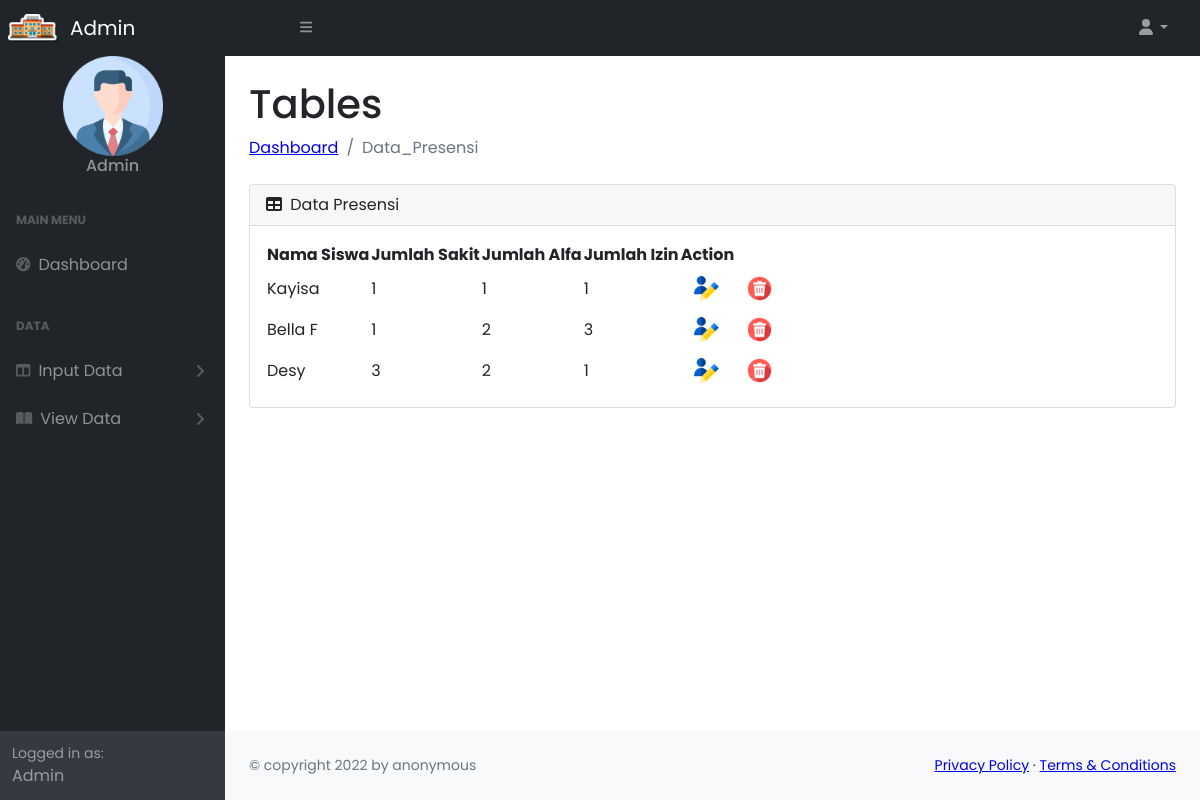
/admin/data_presensi.php (signed in), run on the app's committed database.
### tables this page shows
CREATE TABLE `presensi` (
  `id` int(5) NOT NULL,
  `nisn_siswa` int(15) NOT NULL,
  `jml_sakit` int(5) NOT NULL,
  `jml_alfa` int(5) NOT NULL,
  `jml_izin` int(5) NOT NULL
);

CREATE TABLE `siswa` (
  `nisn` int(15) NOT NULL,
  `nis` int(15) NOT NULL,
  `nama` varchar(30) NOT NULL,
  `kelas` varchar(5) NOT NULL,
  `jenis_kelamin` varchar(10) NOT NULL,
  `alamat` varchar(50) NOT NULL
);

### admin/data_presensi.php (the view, shortened to what this page needs)
<!DOCTYPE html>
<html lang="en">
<head>
    <link href="https://cdn.jsdelivr.net/npm/simple-datatables@latest/dist/style.css" rel="stylesheet" />
    <link href="styles.css" rel="stylesheet" />
</head>
<body class="sb-nav-fixed">
    <nav class="sb-topnav navbar navbar-expand navbar-dark bg-dark">
        <img src="../assets/school.png" width="50px" class="icon d-inline-block align-center ms-2 me-2" alt="">
        <a class="navbar-brand ps-1" href="dashboard.php">Admin</a>
        <button class="btn btn-link btn-sm order-1 order-lg-0 me-4 me-lg-0" id="sidebarToggle" href="#!"><i class="fas fa-bars"></i></button>
        <ul class="navbar-nav ms-auto ms-md-0 me-3 me-lg-4">
            <li class="nav-item dropdown">
                <a class="nav-link dropdown-toggle" id="navbarDropdown" href="#" role="button" data-bs-toggle="dropdown" aria-expanded="false"><i class="fas fa-user fa-fw"></i></a>
            </li>
        </ul>
    </nav>
    <div id="layoutSidenav">
        <div id="layoutSidenav_nav">
            <nav class="sb-sidenav accordion sb-sidenav-dark" id="sidenavAccordion">
                <div class="admin-user row">
                    <center>
                        <img src="../assets/profile.png" width="100px" alt="">
                        <h6>Admin</h6>
                    </center>
                </div>
                <div class="sb-sidenav-menu">
                    <div class="nav">
                        <div class="sb-sidenav-menu-heading">Main Menu</div>
                        <a class="nav-link" href="dashboard.php">
                            <div class="sb-nav-link-icon"><i class="fas fa-tachometer-alt"></i></div>
                            Dashboard
                        </a>
                        <div class="sb-sidenav-menu-heading">Data</div>
                        <a class="nav-link collapsed" href="#" data-bs-toggle="collapse" data-bs-target="#collapseLayouts" aria-expanded="false" aria-controls="collapseLayouts">
                            <div class="sb-nav-link-icon"><i class="fas fa-columns"></i></div>
                            Input Data
                            <div class="sb-sidenav-collapse-arrow"><i class="fas fa-angle-down"></i></div>
                        </a>
                        <a class="nav-link collapsed" href="#" data-bs-toggle="collapse" data-bs-target="#viewData" aria-expanded="false" aria-controls="collapseLayouts">
                            <div class="sb-nav-link-icon"><i class="fas fa-book-open"></i></div>
                            View Data
                            <div class="sb-sidenav-collapse-arrow"><i class="fas fa-angle-down"></i></div>
                        </a>
                    </div>
                </div>
                <div class="sb-sidenav-footer">
                    <div class="small">Logged in as:</div>
                    Admin
                </div>
            </nav>
        </div>
        <div id="layoutSidenav_content">
            <main>
                <div class="container-fluid px-4">
                    <h1 class="mt-4">Tables</h1>
                    <ol class="breadcrumb mb-4">
                        <li class="breadcrumb-item"><a href="dashboard.php">Dashboard</a></li>
                        <li class="breadcrumb-item active">Data_Presensi</li>
                    </ol>
                    <div class="card mb-4">
                        <div class="card-header">
                            <i class="fas fa-table me-1"></i>
                            Data Presensi
                        </div>
                        <div class="card-body">
                            <table id="datatablesSimple">
                                <thead>
                                    <tr>
                                        <th>Nama Siswa</th>
                                        <th>Jumlah Sakit</th>
                                        <th>Jumlah Alfa</th>
                                        <th>Jumlah Izin</th>
                                        <th colspan="2">Action</th>
                                    </tr>
                                </thead>
                                <tbody>
                                    <?php
                                    include '../connection/connection.php';
                                    $sql = "SELECT presensi.id, presensi.jml_sakit, presensi.jml_alfa, presensi.jml_izin, siswa.nama
                                    FROM presensi
                                    INNER JOIN siswa ON siswa.nisn = presensi.nisn_siswa;";
                                    $query = mysqli_query($connect, $sql);
                                    while ($data_presensi = mysqli_fetch_array($query)) {
                                    ?>
                                        <tr>
                                            <td><?= $data_presensi['nama'] ?></td>
                                            <td><?= $data_presensi['jml_sakit'] ?></td>
                                            <td><?= $data_presensi['jml_alfa'] ?></td>
                                            <td><?= $data_presensi['jml_izin'] ?></td>
                                            <td><a type="submit" href="edit_presensi.php?id=<?= $data_presensi['id'] ?>" class="btn"><img src="../assets/user.png" width="25px" alt=""></a></td>
                                            <td> <a type="submit" href="../operation/delete.php?id=<?= $data_presensi['id'] ?>" class="btn"><img src="../assets/delete.png" width="25px" alt=""></a>
                                            </td>
                                        </tr>
                                    <?php
                                    }
                                    ?>
                                </tbody>
                            </table>
                        </div>
                    </div>
                </div>
            </main>
            <footer class="py-4 bg-light mt-auto">
                <div class="container-fluid px-4">
                    <div class="d-flex align-items-center justify-content-between small">
                        <div class="text-muted">&copy; copyright 2022 by anonymous</div>
                        <div>
                            <a href="#">Privacy Policy</a>
                            &middot;
                            <a href="#">Terms &amp; Conditions</a>
                        </div>
                    </div>
                </div>
            </footer>
        </div>
    </div>
</body>
</html>

### data on the page
presensi: nisn_siswa.nama "Kayisa", jml_sakit "1", jml_alfa "1", jml_izin "1"
presensi: nisn_siswa.nama "Bella F", jml_sakit "1", jml_alfa "2", jml_izin "3"
presensi: nisn_siswa.nama "Desy", jml_sakit "3", jml_alfa "2", jml_izin "1"
